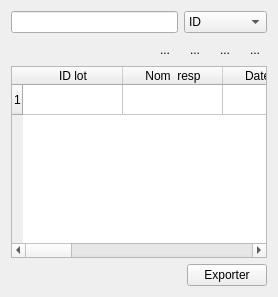
          <widget class="QWidget" name="consulterhuile">
           <layout class="QVBoxLayout" name="consulterLayout_4">
            <item>
             <layout class="QHBoxLayout" name="horizontalLayout_11">
              <item>
               <widget class="QLineEdit" name="recherchelot" />
              </item>
              <item>
               <widget class="QComboBox" name="comboBoxrecherche">
                <item>
                 <property name="text">
                  <string>ID</string>
                 </property>
                </item>
                <item>
                 <property name="text">
                  <string>Date prod</string>
                 </property>
                </item>
                <item>
                 <property name="text">
                  <string>Nom resp</string>
                 </property>
                </item>
               </widget>
              </item>
             </layout>
            </item>
            <item>
             <layout class="QHBoxLayout" name="horizontalLayout_12">
              <item>
               <spacer name="horizontalSpacer_7">
                <property name="orientation">
                 <enum>Qt::Orientation::Horizontal</enum>
                </property>
                <property name="sizeHint" stdset="0">
                 <size>
                  <width>40</width>
                  <height>20</height>
                 </size>
                </property>
               </spacer>
              </item>
              <item>
               <widget class="QToolButton" name="reloadhuilebutton">
                <property name="text">
                 <string>...</string>
                </property>
                <property name="icon">
                 <iconset resource="img.qrc">
                  <normaloff>:/img/refresh.svg</normaloff>:/img/refresh.svg</iconset>
                </property>
                <property name="autoRaise">
                 <bool>true</bool>
                </property>
               </widget>
              </item>
              <item>
               <widget class="QToolButton" name="trihuileButton">
                <property name="text">
                 <string>...</string>
                </property>
                <property name="icon">
                 <iconset resource="img.qrc">
                  <normaloff>:/img/filter.svg</normaloff>:/img/filter.svg</iconset>
                </property>
                <property name="autoRaise">
                 <bool>true</bool>
                </property>
               </widget>
              </item>
              <item>
               <widget class="QToolButton" name="toolButton_16">
                <property name="text">
                 <string>...</string>
                </property>
                <property name="icon">
                 <iconset resource="img.qrc">
                  <normaloff>:/img/export.svg</normaloff>:/img/export.svg</iconset>
                </property>
                <property name="autoRaise">
                 <bool>true</bool>
                </property>
               </widget>
              </item>
              <item>
               <widget class="QToolButton" name="toolButton_17">
                <property name="text">
                 <string>...</string>
                </property>
                <property name="icon">
                 <iconset resource="img.qrc">
                  <normaloff>:/img/search.svg</normaloff>:/img/search.svg</iconset>
                </property>
                <property name="autoRaise">
                 <bool>true</bool>
                </property>
               </widget>
              </item>
             </layout>
            </item>
            <item>
             <widget class="QTableWidget" name="tableWidget_4">
              <property name="editTriggers">
               <set>QAbstractItemView::EditTrigger::NoEditTriggers</set>
              </property>
              <property name="alternatingRowColors">
               <bool>true</bool>
              </property>
              <property name="selectionMode">
               <enum>QAbstractItemView::SelectionMode::SingleSelection</enum>
              </property>
              <property name="selectionBehavior">
               <enum>QAbstractItemView::SelectionBehavior::SelectRows</enum>
              </property>
              <property name="sortingEnabled">
               <bool>true</bool>
              </property>
              <row />
              <column>
               <property name="text">
                <string>ID lot</string>
               </property>
              </column>
              <column>
               <property name="text">
                <string>Nom  resp</string>
               </property>
              </column>
              <column>
               <property name="text">
                <string>Date  prod</string>
               </property>
              </column>
              <column>
               <property name="text">
                <string>Qt prod</string>
               </property>
              </column>
              <column>
               <property name="text">
                <string>pH</string>
               </property>
              </column>
              <column>
               <property name="text">
                <string>Acidité</string>
               </property>
              </column>
              <column>
               <property name="text">
                <string>Amerture</string>
               </property>
              </column>
              <column>
               <property name="text">
                <string>Statut</string>
               </property>
              </column>
              <column>
               <property name="text">
                <string>Temp de prod</string>
               </property>
              </column>
              <column>
               <property name="text">
                <string>Code Couleur</string>
               </property>
              </column>
              <item row="0" column="0">
               <property name="text">
                <string />
               </property>
              </item>
              <item row="0" column="1">
               <property name="text">
                <string />
               </property>
              </item>
              <item row="0" column="2">
               <property name="text">
                <string />
               </property>
              </item>
              <item row="0" column="3">
               <property name="text">
                <string />
               </property>
              </item>
              <item row="0" column="4">
               <property name="text">
                <string />
               </property>
              </item>
              <item row="0" column="5">
               <property name="text">
                <string />
               </property>
              </item>
              <item row="0" column="6">
               <property name="text">
                <string />
               </property>
              </item>
              <item row="0" column="7">
               <property name="text">
                <string />
               </property>
              </item>
              <item row="0" column="8">
               <property name="text">
                <string />
               </property>
              </item>
             </widget>
            </item>
            <item>
             <layout class="QHBoxLayout" name="exportRow_3">
              <item>
               <spacer name="horizontalSpacer_export_4">
                <property name="orientation">
                 <enum>Qt::Orientation::Horizontal</enum>
                </property>
                <property name="sizeHint" stdset="0">
                 <size>
                  <width>40</width>
                  <height>20</height>
                 </size>
                </property>
               </spacer>
              </item>
              <item>
               <widget class="QPushButton" name="pushButton_3">
                <property name="text">
                 <string>Exporter</string>
                </property>
                <property name="icon">
                 <iconset resource="img.qrc">
                  <normaloff>:/img/export.svg</normaloff>:/img/export.svg</iconset>
                </property>
                <property name="iconSize">
                 <size>
                  <width>18</width>
                  <height>18</height>
                 </size>
                </property>
               </widget>
              </item>
             </layout>
            </item>
           </layout>
          </widget>
